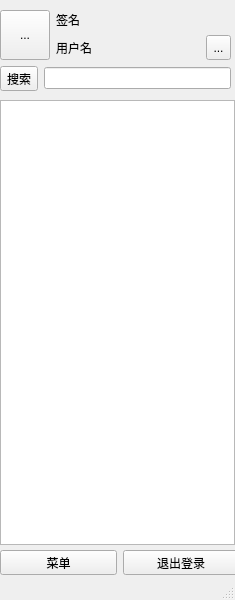
<?xml version="1.0" encoding="UTF-8"?>
<ui version="4.0">
 <class>MainWindow</class>
 <widget class="QMainWindow" name="MainWindow">
  <property name="geometry">
   <rect>
    <x>0</x>
    <y>0</y>
    <width>235</width>
    <height>600</height>
   </rect>
  </property>
  <property name="sizePolicy">
   <sizepolicy hsizetype="Ignored" vsizetype="Ignored">
    <horstretch>0</horstretch>
    <verstretch>0</verstretch>
   </sizepolicy>
  </property>
  <property name="windowTitle">
   <string>MainWindow</string>
  </property>
  <widget class="QWidget" name="centralwidget">
   <widget class="QWidget" name="layoutWidget">
    <property name="geometry">
     <rect>
      <x>0</x>
      <y>10</y>
      <width>231</width>
      <height>82</height>
     </rect>
    </property>
    <layout class="QVBoxLayout" name="verticalLayout_2">
     <item>
      <layout class="QGridLayout" name="gridLayout">
       <item row="0" column="0">
        <widget class="QToolButton" name="toolButton_icon">
         <property name="sizePolicy">
          <sizepolicy hsizetype="Fixed" vsizetype="Fixed">
           <horstretch>0</horstretch>
           <verstretch>0</verstretch>
          </sizepolicy>
         </property>
         <property name="minimumSize">
          <size>
           <width>50</width>
           <height>50</height>
          </size>
         </property>
         <property name="maximumSize">
          <size>
           <width>50</width>
           <height>50</height>
          </size>
         </property>
         <property name="baseSize">
          <size>
           <width>50</width>
           <height>50</height>
          </size>
         </property>
         <property name="text">
          <string>...</string>
         </property>
        </widget>
       </item>
       <item row="0" column="1">
        <layout class="QVBoxLayout" name="verticalLayout">
         <item>
          <widget class="QLabel" name="label_signature">
           <property name="text">
            <string>签名</string>
           </property>
          </widget>
         </item>
         <item>
          <layout class="QHBoxLayout" name="horizontalLayout">
           <item>
            <widget class="QLabel" name="label_name">
             <property name="text">
              <string>用户名</string>
             </property>
            </widget>
           </item>
           <item>
            <widget class="QToolButton" name="toolButton_setting">
             <property name="sizePolicy">
              <sizepolicy hsizetype="Fixed" vsizetype="Fixed">
               <horstretch>0</horstretch>
               <verstretch>0</verstretch>
              </sizepolicy>
             </property>
             <property name="minimumSize">
              <size>
               <width>25</width>
               <height>25</height>
              </size>
             </property>
             <property name="maximumSize">
              <size>
               <width>25</width>
               <height>25</height>
              </size>
             </property>
             <property name="sizeIncrement">
              <size>
               <width>25</width>
               <height>25</height>
              </size>
             </property>
             <property name="text">
              <string>...</string>
             </property>
            </widget>
           </item>
          </layout>
         </item>
        </layout>
       </item>
      </layout>
     </item>
     <item>
      <layout class="QHBoxLayout" name="horizontalLayout_2">
       <item>
        <widget class="QToolButton" name="toolButton_search">
         <property name="text">
          <string>搜索</string>
         </property>
        </widget>
       </item>
       <item>
        <widget class="QLineEdit" name="lineEdit_search"/>
       </item>
      </layout>
     </item>
    </layout>
   </widget>
   <widget class="QWidget" name="layoutWidget">
    <property name="geometry">
     <rect>
      <x>0</x>
      <y>550</y>
      <width>239</width>
      <height>25</height>
     </rect>
    </property>
    <layout class="QHBoxLayout" name="horizontalLayout_3">
     <item>
      <widget class="QPushButton" name="pushButton_menu">
       <property name="text">
        <string>菜单</string>
       </property>
      </widget>
     </item>
     <item>
      <widget class="QPushButton" name="pushButton_exit">
       <property name="text">
        <string>退出登录</string>
       </property>
      </widget>
     </item>
    </layout>
   </widget>
   <widget class="StudentList" name="studentList">
    <property name="geometry">
     <rect>
      <x>0</x>
      <y>100</y>
      <width>235</width>
      <height>445</height>
     </rect>
    </property>
   </widget>
  </widget>
  <widget class="QStatusBar" name="statusbar"/>
 </widget>
 <customwidgets>
  <customwidget>
   <class>StudentList</class>
   <extends>QListWidget</extends>
   <header location="global">studentlist.h</header>
  </customwidget>
 </customwidgets>
 <resources/>
 <connections/>
</ui>
